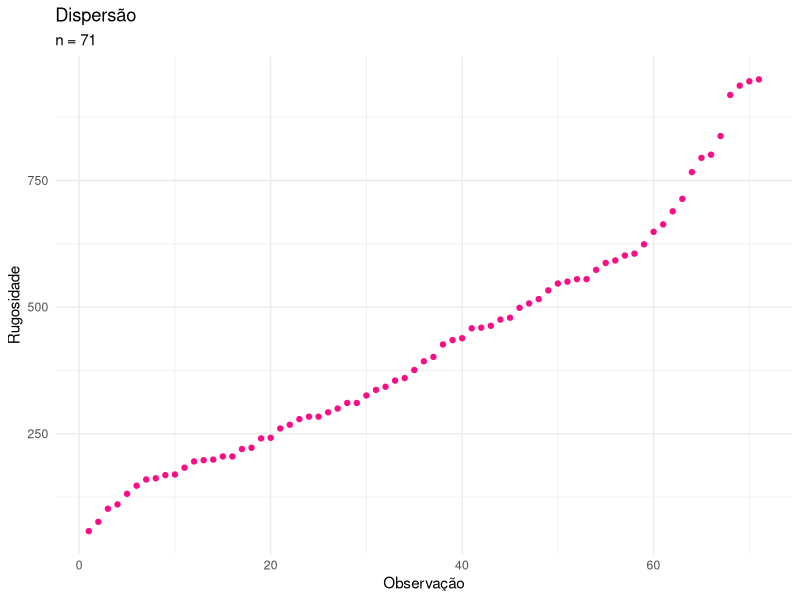
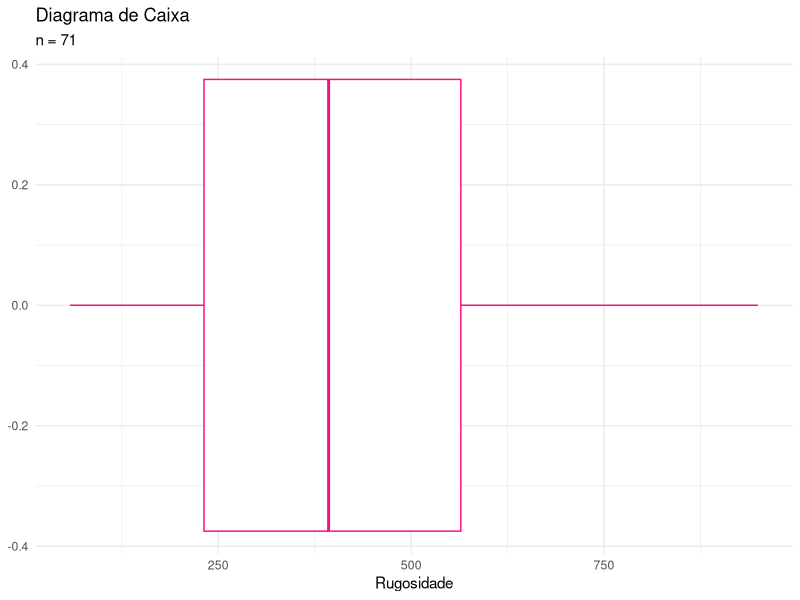
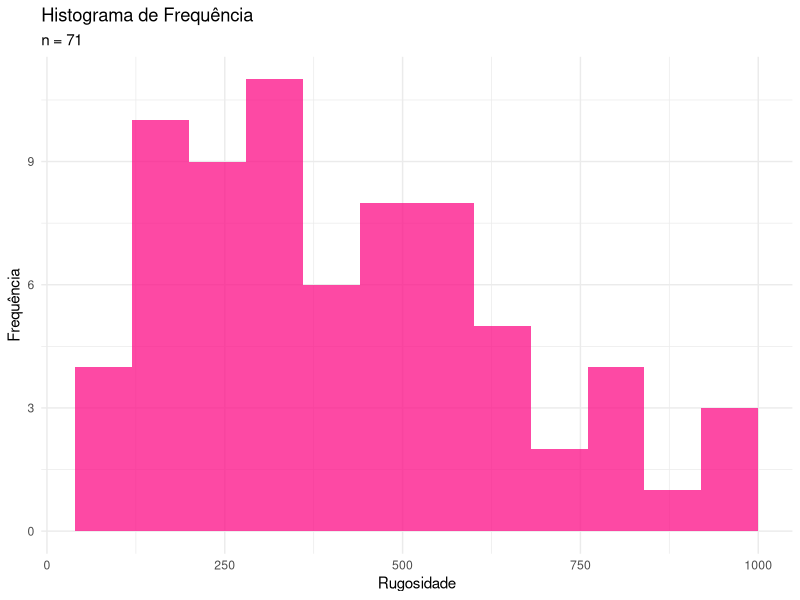
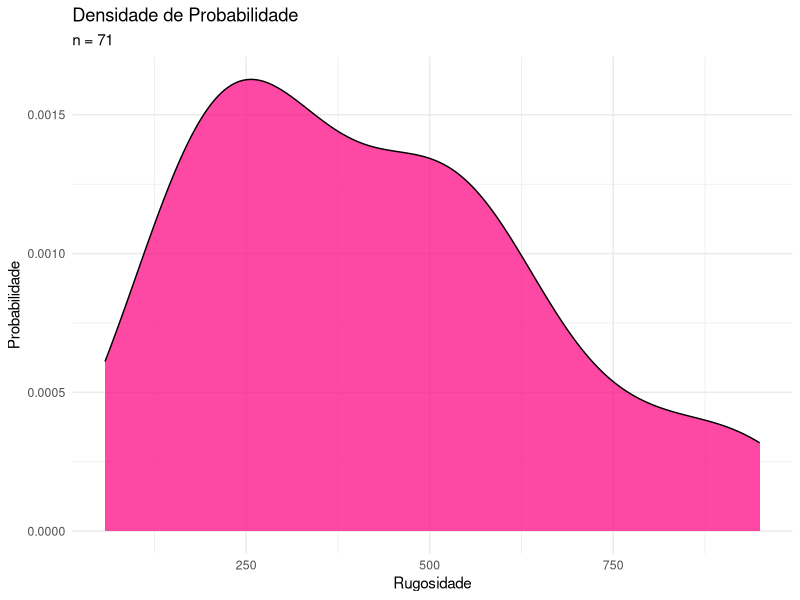
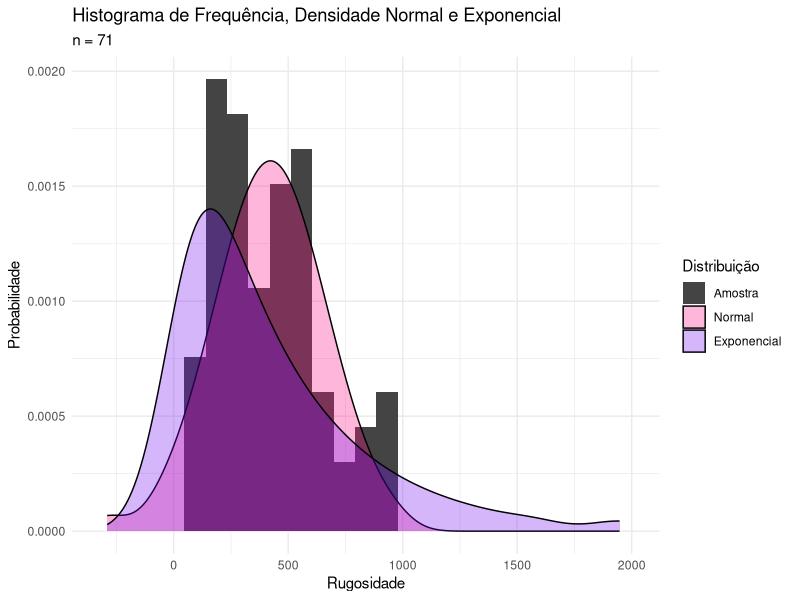
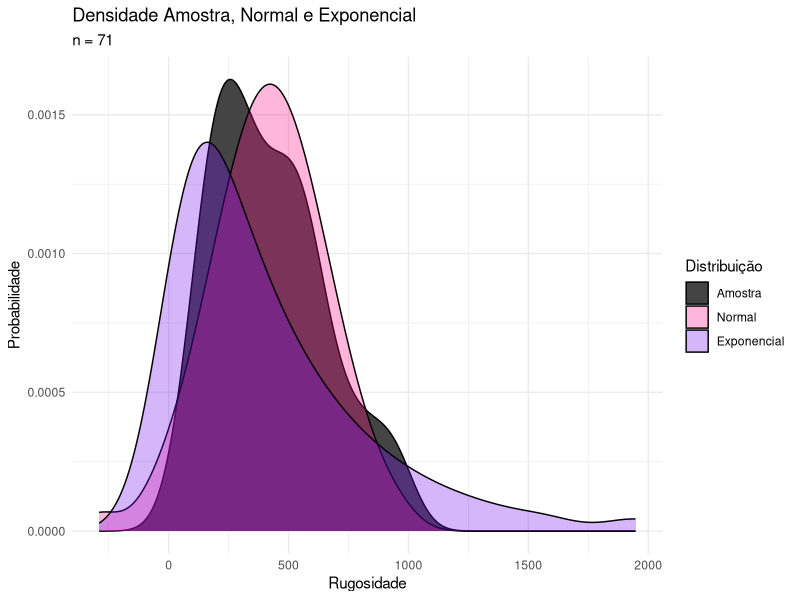
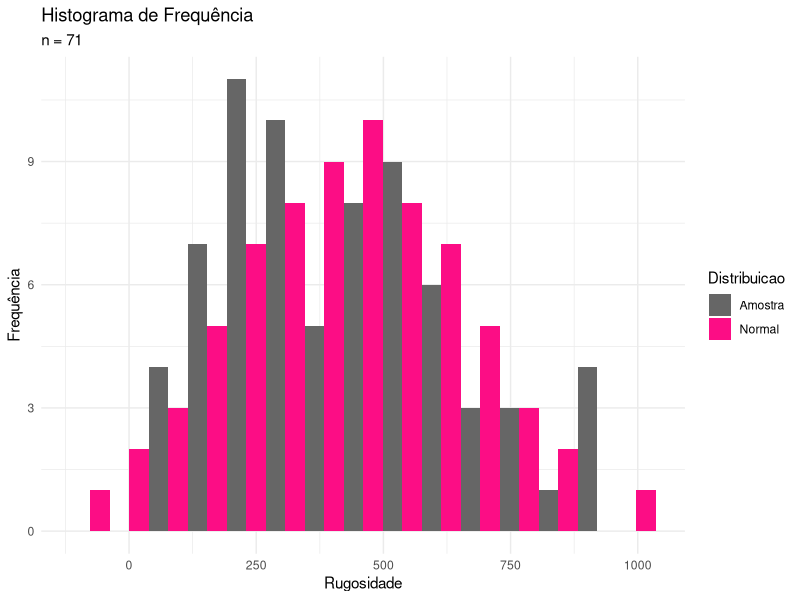
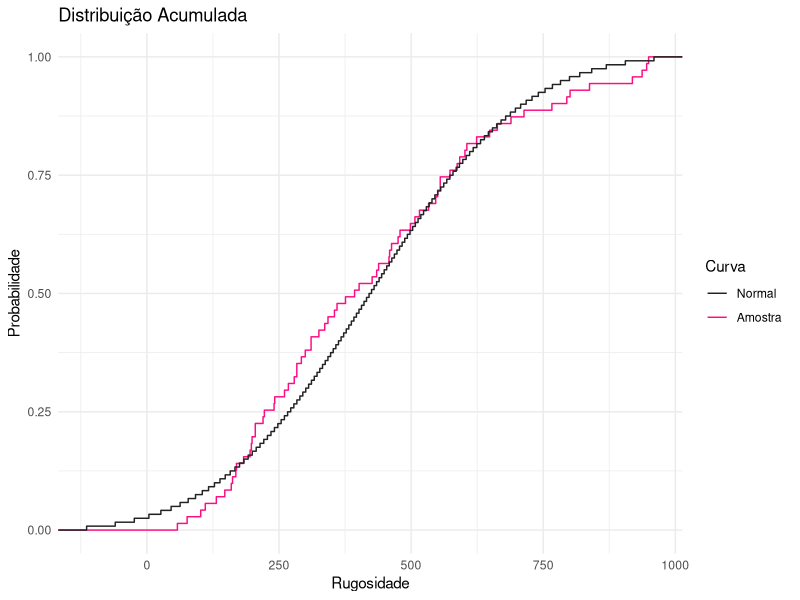

R code for these plots, in order:
### 1ª AP 2021.1
### Técnica de Análise de Dados de Transportes
### Prof. Dr. Manoel Mendonça de Castro Neto
### Aluno: Nelson de O. Quesado Filho
### Matrícula: 504117


## 1ª Questão - Avaliação da Rugosidade de Agregado para Pavimentação Asfáltica

library(tidyverse)
dados <- c(57.7, 76.1, 101.9, 110.5, 131.4, 147.4, 159.7, 162.1, 168.3, 169.5, 183.0, 195.3, 197.7, 199.0, 205.1, 205.1, 219.8, 222.3, 240.7, 241.9, 260.4, 267.7, 278.8, 283.7, 283.7, 292.3, 299.7, 310.7, 310.7, 325.5, 336.5, 342.7, 354.9, 359.8, 375.8, 393.0, 401.6, 426.2, 434.8, 438.5, 458.1, 459.3, 463.0, 475.3, 479.0, 498.6, 507.2, 515.8, 533.0, 546.5, 550.2, 555.1, 555.1, 573.5, 587.1, 592.0, 601.8, 605.5, 623.9, 648.5, 663.2, 689.0, 713.6, 766.4, 794.6, 800.8, 837.6, 918.7, 937.1, 945.7 , 949.4)

# a) (0,5) Que problema motivou o seu interesse em analisar esses dados? Qual é o
# objetivo da sua análise?

# RESPOSTA: A geometria dos grãos, por compor de 85% a 94% do peso total das misturas
# asfálticas,influenciam vários aspectos do desempenho da pavimentação, como permeabilidade,
# rigidez, trabalhabilidade, durabilidde, resistência, segurança e custo.
# Ainda, no Brasil, a indústria da construção civil, em particular o setor de infraestrutura
# viária, é a que mais consome agregados minerais. As projeções de crescimento deste
# setor a longo prazo joga luz sobre a insustentabilidade da exploração mineral, 
# demandando um consumo mais racional deste recurso limitado (LAGO, 2018; DYER et.
# al., 2021).
# Reconhecendo a grande importância da correta especificação e seleção dos agregados
# na indústria da pavimentação asfáltica, esta análise se objetiva a caracterizar
# corretamente determinado agregado a partir de uma amostra de 71 observações utilizando
# inferência estatística.


# b) (0,5) Detalhe o seu método de análise, que deve incluir uma análise descritiva
# da amostra e uma análise da adequabilidade de alguma distribuição de probabilidade
# vista em sala para representar o comportamento populacional da variável.

# RESPOSTA: O método de análise é dividido em três etapas: (I) análise descritiva, (II) 
# verificação de aderência a uma distribuição de probabilidade conhecida e (III) verificação
# do atendimento do requisito (rugosidade entre baixa à moderada).

# (I) A análise descritiva apresenta a tendência central (a partir da média e da mediana),
# a dispersão (a partir do desvio padrão, variância e coeviciente de variância),
# e a forma (a partir de gráficos de dispersão, diagrama de caixa, histograma e 
# densidade).

# (II) A partir da análise descritiva, da comparação da distribuição da amostra
# com as distribuições conhecidas (normal ou exponencial) e da reflexão sobre a
# natureza do fenômeno estudado, decide-se sobre a distribuição de probabilidade
# que será considerada como boa representação da população de onde se extraiu a
# amostra. A aderência da amostra à distribuição conhecida escolhida é verificada
# através de análises gráficas (distrbuição de frequências, gráfico de probabilidade
# acumulada e gráfico quantil-quantil), e do teste Shapiro-Wilk. Este método testa
# a hipótese nula em que determinada amostra se origina de uma população normalmente
# distribuída (Royston, 1982).

# (III) Para avaliação do que é solicitado, será considerado a probabilidade da população
# possuir rugosidade entre 440 e 825, considerando a distribuição de probabilidade
# conhecida testada e as estatísticas da amostra (média e desvio padrão, por exemplo).
# O agregado será aceito caso no mínimo 90% da população esteja classificada de
# acordo com a rugosidade desejada. Este é um critério arbitrário definido pelo analista.

# c) (3,0) Apresente e discuta os resultados da sua análise. 

# RESPOSTA:
# (I) Análise Descritiva

# A variável (rugosidade) do agregado é contínua e, caso o agregado não seja beneficiada,
# pode ser considerada de ocorrência natural, o que geralmente é bem representado
# pela distribuição normal (MONTGOMERY e RUNGER, 2016, cap. 5).

desc <- data.frame(n = length(dados), media = mean(dados), desvio_padrao = sd(dados), variancia = var(dados), coef_var = sd(dados)/mean(dados))
print(desc) # principais estatísticas descritivas

# A análise descritiva apresenta as principais estatísticas da amostra, dentre elas
# a média (422,76), desvio padrão (230,75) e coeficiente de variância (0,55).

quartis <- summary(dados)
print(quartis) # apresentação dos quartis

# Os quartis mostram certa proximidade entre média e mediana, o que pode reforçar
# certa normalidade da amostra (MONTGOMERY e RUNGER, 2016, cap. 5)..

# Gráfico de Dispersão
data.frame(dados) %>% ggplot() +
  geom_point(aes(c(1:71),dados), color = "#FC0D85") +
  labs(title = "Dispersão", subtitle = "n = 71", x = "Observação", y = "Rugosidade") +
  theme_minimal()

# Ainda, a análise dos quartis e da dispercão apresentam uma distribuição razoavelmente
# contínua ao longo da amostra com certa assimetria à direita.

# Boxplot
data.frame(dados) %>% ggplot() +
  geom_boxplot(aes(dados), color = "#FC0D85") +
  labs(title = "Diagrama de Caixa", subtitle = "n = 71", x = "Rugosidade") +
  theme_minimal()

# O diagrama de caixa confirma a assimetria à direita, sem a ocorrência de outliers.

# Histograma de Frequência
data.frame(dados) %>% ggplot(aes(dados)) +
  geom_histogram(fill = "#FC0D85", binwidth = 80, alpha = .75) +
  labs(title = "Histograma de Frequência", subtitle = "n = 71", x = "Rugosidade", y = "Frequência") +
  theme_minimal()

# O histograma, quando produzido com classe de tamanho 80 (escolhido arbitrariamente
# pelo analista após tentativas com diferentes valores), apresenta uma distribuição
# de frequência com crescimento até aproximadamente 300, e decrescimento a partir
# de então. A assimetria à direita também é identificada nesta representação

# Densidade de Probabilidade
data.frame(dados) %>% ggplot(aes(dados)) +
  geom_density(fill = "#FC0D85", alpha = 0.75) +
  labs(title = "Densidade de Probabilidade", subtitle = "n = 71", x = "Rugosidade", y = "Probabilidade")+
  theme_minimal()

# O gráfico de densidade de frequência corrobora o que é discutido a partir do hitograma
# de requência

# (II) Comparação da amostra com distribuições de probabilidade conhecidas.

# Histograma + Densidade Normal e Exponencial
data.frame(dados) %>% ggplot() +
  geom_histogram(aes(dados, y = ..density.., fill = "#444444"), bins = 25) +
  geom_density(aes(qnorm(seq(0.001, .99, length = 71), mean(dados), sd(dados)), fill = "#FC0D85"), alpha = 0.3) +
  geom_density(aes(qexp(seq(0.001, .99, length = 71), 1/mean(dados)), fill = "#750CF2"), alpha = 0.3) +
  scale_fill_identity(name = "Distribuição", breaks = c("#444444", "#FC0D85", "#750CF2"), labels = c("Amostra", "Normal", "Exponencial "), guide = "legend") +
  labs(title = "Histograma de Frequência, Densidade Normal e Exponencial", subtitle = "n = 71", x = "Rugosidade", y = "Probabilidade") +
  theme_minimal()

# Densidade Amostra, Normal e Exponencial
data.frame(dados) %>% ggplot() +
  geom_density(aes(dados, fill = "#444444")) +
  geom_density(aes(qnorm(seq(0.001, .99, length = 71), mean(dados), sd(dados)), fill = "#FC0D85"), alpha = 0.3) +
  geom_density(aes(qexp(seq(0.001, .99, length = 71), 1/mean(dados)), fill = "#750CF2"), alpha = 0.3) +
  scale_fill_identity(name = "Distribuição", breaks = c("#444444", "#FC0D85", "#750CF2"), labels = c("Amostra", "Normal", "Exponencial"), guide = "legend") +
  labs(title = "Densidade Amostra, Normal e Exponencial", subtitle = "n = 71", x = "Rugosidade", y = "Probabilidade") +
  theme_minimal()

# Partindo da análise visual do gráfico apresentado, decide-se por testar a aderência
# da amostra à distribuição normal, pois entende-se que esta é a que mais se aproxima
# da distribuição de frequência da amostra e é coerente com os argumentos apresentados
# na análise descritiva realizada até então.

# Teste de aderência à distribuição normal.

# Histograma de frequência observada vs. distribuição normal.

data.frame(dados = c(dados, qnorm(seq(0.01, 0.99, length = 71), desc$media, desc$desvio_padrao)), Distribuicao = rep(c("Amostra", "Normal"), times = c(71, 71))) %>%
  ggplot() +
  geom_histogram(aes(dados, fill = Distribuicao), position = "dodge", bins = 15) + scale_fill_manual(values = c("#666666", "#FC0D85")) +
  labs(title = "Histograma de Frequência", subtitle = "n = 71", x = "Rugosidade", y = "Frequência") +
  theme_minimal()

# Este gráfico mostra certa semelhança estre as distribuições analisadas, com exceção
# aos valores mais centrais. Espera-se que as diferenças encontradas sejam despresíveis.

# Distribuição de Probabilidade Acumulada
ggplot() +
  stat_ecdf(aes(dados, color = "#FC0D85")) +
  stat_ecdf(aes(qnorm(seq(0.01, 0.99, length = 120), desc$media, desc$desvio_padrao), color = "#222222")) +
  labs(title = "Distribuição Acumulada", x = "Rugosidade", y = "Probabilidade") + scale_color_identity(name = "Curva", breaks = c("#222222", "#FC0D85"), labels = c("Normal", "Amostra "), guide = "legend") +
  theme_minimal()

# A distribuição acumulada reforça a proximidade da distribuição amostral com a
# distribuição normal.

# Gráfico QQ
p <- seq(0.05, 0.95, 0.05) #base do quantil: de 5% a 95% a cada 5%
observed_quantiles <- quantile(dados, p)
theoretical_quantiles <- qnorm(p, mean = desc$media, sd = desc$desvio_padrao)

data.frame(Quantis_Teoricos = theoretical_quantiles, Quantis_Observados = observed_quantiles) %>%
  ggplot(aes(Quantis_Teoricos, Quantis_Observados)) +
  geom_point(color = "#222222") +
  labs(title = "Gráfico Quantil-Quantil", subtitle = "n = 71", x = "Quantis Teóricos", y = "Quantis Observados") +
  geom_abline(slope = 1, color = "#FC0D85") +
  xlim(50, 1000) +
  ylim(50, 1000) +
  theme_minimal()

# A proximidade dos pontos à reta de referência no gráfico quantil-quantil reforça
# a análise feita até então

# Teste shapiro-wilko
shapiro.test(dados)

# O teste Shapiro-Wilko confirma que há 95,2% de chance da amostra se originar de
# uma distribuição normal, considerando o valor P de 0.009.


# (III) Verificaçao do requisito: rugosidade entre 440 e 825.
pnorm(825, desc$media, desc$desvio_padrao) - pnorm(440, desc$media, desc$desvio_padrao)

# Considerando que a distribuição normal representa bem a população de onde a amostra
# foi coletada e que possui mesma média e mesmo desvio padrão, pode-se concluir
# que 42,96% da população (agregados) deve possuir rugosidade entre 440 e 825.

# A partir do critério definido, o agregado não deve ser utilizado.


# d) (0,5) Explicite as premissas (suposições) da sua análise.

# RESPOSTA: Como premissas do método aplicado, pode-se citar as seguintes:
# (i) A amostra representa bem a população.
# (ii) A população pode ser bem representada pela distribuição normal.
# (iii) As pequenas diferenças encontradas entre a distribuição amostral e a distribuição
# normal são despresíveis para a compreensão da população.
# (iv) O critério estabelecido para aceitação do agregado é adequado.

# Referências Bibligráficas
# Dyer, P. P., Silva, S. A., Klinsky, L. M. G., Coppio, G. L., & de Lima, M. G. (2021). Caracterização de areia descartada de fundição como agregado para pavimentação. TRANSPORTES, 29(1), 148–160. https://doi.org/10.14295/transportes.v29i1.2241
# Lago, L. N. Avaliação geológico-geotécnica de agregados de rocha granulítica para uso em pavimentação asfáltica. Dissertação (mestrado) – Pontifícia Universidade Católica do Rio de Janeiro, Departamento de Engenharia Civil, 2018.
# Montgomery, D.C. e Runger, G.C. (2016) Estatística Aplicada e Probabilidade para Engenheiros. LTC – Livros Técnicos e Científicos.
# Royston, P. (1982). An extension of Shapiro and Wilk's W test for normality to large samples. Applied Statistics, 31, 115–124. doi: 10.2307/2347973.

#### FIM DA 1A QUESTÃO

## 2ª Questão - Dimensionamento de Assentos em Ponto de Embarque de Ônibus

dados2 <- c(146.8, 34.7, 170, 24.3, 28, 74.2, 48.6, 75.1, 119.1, 38.3, 24.9, 72, 65.5, 214.7, 7.2, 10.2, 23.5, 90.1, 57.5, 54.7, 37.3, 249.9, 30.3, 22.2, 96.7, 32.5, 152.6, 10, 13.1, 46.1, 15.1, 6.8, 62.1, 50, 0.7, 132.5, 17.5, 7.7, 72, 1.7, 105.4, 43.1, 110.4, 158.8, 0.4, 123.3, 85.1, 30.9, 176.2, 23.4, 89.8, 85.8, 11.3, 91.4, 8, 96.6, 15.2, 30.3, 83.8, 14.4, 114.7, 28.1, 5.4, 27.3, 91.6, 11.1, 9, 28.9, 238, 98.8, 19.6, 20, 34, 3, 6.4, 22.9, 132.8, 42.6, 109.8, 90.6, 146, 23, 219.6, 164.2, 57.7, 28.3, 22.4, 166.7, 1.6, 223.8, 18.7, 76.1, 18.3, 99.8, 92.8, 93.4, 276.1, 10.3, 98.5, 101.2, 42.9, 16.4, 33, 4.1, 11.9, 36.2, 2.2, 2.3, 107.4, 21.3, 103.4, 19.2, 56, 176.5, 41.2, 98.6, 6, 3.1, 5.3, 35.4, 14.2, 37.6, 24.8, 69.7, 46.6, 30.4, 13.8, 93.7, 43, 73, 17.2, 51.2, 43.1, 54.9, 42, 88.4, 15.6, 3.9, 39.3, 1.8, 17.9, 16.9, 3.1, 49, 80.9, 61.5, 108.8, 7.2, 86.7, 32.5, 70.4, 1.3, 6.2, 40.1, 103.5, 110.2, 50.1, 69.8, 20.7, 60.3, 53.2, 19.9, 58.4, 158.5, 71.9, 266, 31.7, 3.4, 99.4, 11, 14.3, 108.3, 30.3, 101.1, 60.2, 33.1, 103, 109.7, 34.2, 8.1, 20.7, 85.3, 37.8, 80.7, 13, 34.2, 59.7, 104.7, 39.3, 69.3, 31.8, 13.7, 34, 64.6, 62.5, 26.3, 100.7, 104, 134.2, 80.5)

# a) (0,5) Que problema motivou o seu interesse em analisar esses dados?
# Qual é o objetivo da sua análise?

# O objetivo desta análise é dimensionar a quantidade de assentos em um ponto de
# embarque de ônibus de maneira a garantir que, em 95% das vezes, as chegadas de
# usuários seja igual ou menor que a quantidade de assentos disponíveis.

# Dessa forma, espera-se otimizar o espaço disponível para os pedestre que ali circulam,
# garantindo conforto os usuários que aguardam o ônibus e mantendo o uso racional
# dos recursos disponíveis para a construção do abrigo de espera,

# b) (0,5)  Detalhe o seu método de análise, que deve incluir a análise descritiva
# da amostra e a análise da adequabilidade de alguma distribuição de probabilidade
# vista em sala para representar o comportamento populacional da variável.

# O método se inicia com a descrição da amostra, através das medidas de tendência
# central, dispersão e forma. Em seguida, utilizando análise visual-gráfica e comparando
# a média com a variância, verifica-se a proximidade da distribuição da amostra com
# a distribuição de poisson.

# Por fim, caso poisson represente adequadamente a amostra, utiliza-se esta distribuição
# teórica para estimar a quantidade de chegada de usuários dentro do itnervalo de tempo
# de chegada de ônibus.

# c) (3,0) Apresente e discuta os resultados da sua análise. 

minuto_chegada <- cumsum(dados2/(60))

qtdclass <- function(x) { # função que conta ocorrências na classe (de 5 em 5 minutos)
  sum(minuto_chegada < x) - sum(minuto_chegada < x -5)
}

chegada <- data.frame(tempo = seq(5, 205, 5)) %>% mutate(ocorrencia = sapply(tempo, qtdclass))

print(chegada)
# ANALISE DESCRITIVA

desc2 <- data.frame(n = length(chegada$ocorrencia), media = mean(chegada$ocorrencia), desvio_padrao = sd(chegada$ocorrencia), coef_var = sd(chegada$ocorrencia)/mean(chegada$ocorrencia), variancia = var(chegada$ocorrencia))

print(desc2) # principais estatísticas descritivas

desc2$variancia/desc2$media # a variância é muito próxima da média, reforçando poisson.

quartis2 <- summary(chegada$ocorrencia)
print(quartis2) # apresentação dos quartis

# Dispersão
chegada %>% ggplot() +
  geom_point(aes(c(1:41), ocorrencia), color = "#E6B900") +
  ylim(0, 11) +
  labs(title = "Dispersão", subtitle = "n = 41", x = "Observação", y = "Ocorrências (usuários/5 min)") +
  theme_minimal()

# Boxplot
chegada %>% ggplot() +
  geom_boxplot(aes(ocorrencia), color = "#E6B900") +
  labs(title = "Diagrama de Caixa", subtitle = "n = 41", x = "Ocorrências (usuários/5 min)") +
  theme_minimal()

# Histograma + Densidade
chegada %>% ggplot(aes(ocorrencia)) +
  geom_histogram(aes(y = ..density..), bins = 10) +
  geom_density(fill = "#E6B900", alpha = 0.5) +
  labs(title = "Histograma de Frequência e Densidade", subtitle = "n = 41", x = "Ocorrências (usuários/5 min)", y = "Probabilidade") +
  theme_minimal()

# Distribuição de Frequência (Comparativo)
data.frame(ocorrencia = c(chegada$ocorrencia, qpois(seq(0.01, 0.99, length = 41), desc2$media)), Distribuicao = rep(c("Amostra", "Poisson"), times = c(41, 41))) %>%
  ggplot() +
  geom_histogram(aes(ocorrencia, fill = Distribuicao), position = "dodge", bins = 15) + scale_fill_manual(values = c("#666666", "#E6B900")) +
  labs(title = "Histograma de Frequência", subtitle = "n = 41", x = "Ocorrências (usuários/5 min)", y = "Frequência") +
  theme_minimal()

# Densidade de Probabilidade (Comparativo)

chegada %>% ggplot() +
  geom_density(aes(ocorrencia, fill = "#444444")) +
  geom_density(aes(qpois(seq(0.001, .99, length = 41), desc2$media), fill = "#E6B900"), alpha = 0.3) +
  scale_fill_identity(name = "Distribuição", breaks = c("#444444", "#E6B900"), labels = c("Amostra", "Poisson"), guide = "legend") +
  labs(title = "Densidade Amostra e Poisson", subtitle = "n = 41", x = "Ocorrência (usuários/5 min)", y = "Probabilidade") +
  theme_minimal()

# Distribuição de Probabilidade Acumulada
ggplot() +
  stat_ecdf(aes(chegada$ocorrencia, color = "#E6B900")) +
  stat_ecdf(aes(qpois(seq(0.01, 0.99, length = 41), desc2$media), color = "#222222")) +
  labs(title = "Distribuição Acumulada", x = "Ocorrência (usuários/5 min)", y = "Probabilidade") + scale_color_identity(name = "Curva", breaks = c("#222222", "#E6B900"), labels = c("Poisson", "Amostra "), guide = "legend") +
  theme_minimal()

# Gráfico QQ
p2 <- seq(0.05, 0.95, 0.05) #base do quantil: de 5% a 95% a cada 5%
observed_quantiles2 <- quantile(chegada$ocorrencia, p2)
theoretical_quantiles2 <- qpois(p2, desc2$media)
data.frame(Quantis_Teoricos = theoretical_quantiles2, Quantis_Observados = observed_quantiles2) %>%
  ggplot(aes(Quantis_Teoricos, Quantis_Observados)) +
  geom_point(color = "#222222") +
  labs(title = "Gráfico Quantil-Quantil", subtitle = "n = 41", x = "Quantis Teóricos", y = "Quantis Observados") +
  geom_abline(slope = 1, color = "#E6B900") +
  theme_minimal()

# A análise visual aponte que poison pode representar bem a distribuição da amostra observada.
# Calcula-se, através da distribuição acumulada de poisson, quantas pessoas chegam,
# no máximo, em 95% das vezes, durante o período de 5 minutos.

qpois(.95, desc2$media) # 9 assentos garantem que, em 95% das vezes, nenhuma pessoa
# precise agaurdar em pé pela chegada do ônibus.

# d) (0,5) Explicite as premissas (suposições) da sua análise.

# RESPOSTA: Como premissas do método aplicado, pode-se citar as seguintes:
# (i) A amostra representa bem a população.
# (ii) A população pode ser bem representada pela distribuição de poisson
# (iii) As pequenas diferenças encontradas entre a distribuição amostral e a distribuição
# de poisson são despresíveis para a compreensão da população.
# (iv) O critério estabelecido para dimensionamento é adequado.
# (v) Qualquer ônibus que chega atende à todos os usuários que estão aguardando.

#### FIM DA 2A QUESTÃO

## 3ª Questão - O papel da Analise Descritiva e da Probabilidade como ferramenta de trabalho.

# RESPOSTA:
# A análise descritiva e de probabilidade permite estimar a distribuição de uma
# população a partir de um conjunto de observações. Na engenharia, esta competência
# é extramente útil pelas limitações de se observar a população como um todo: impossibilidade
# de experimentação, escassez de dados, recursos limitados para coleta de dados, entre outros.
# Assim, o ferramental estatística ajuda a estimar o comportamento de variáveis e
# fenômenos com segurança conhecida a partir de amostras destas populações.
# Modelos de engenharia podem se basear nessas estiamtivas e ajudar a prover analistas
# com ferramentas de previsão úeis para os problemas comumente encontrados.
# Como exemplo das questões apresentadas neste exame, foi possível tomar decisões
# sobre o aceite de um estoque de agregados (população) a partir de uma amostra,
# bem como estimar e dimensionar, com segurança conhecida, o nível de serviço de
# determinado abrigo de embarque do transporte público, a partir de uma amostra.

#### FIM DA 3A QUESTÃO

#### FIM DA RESOLUCAO DA AVALIACAO

# Subindo no github, agora com token.